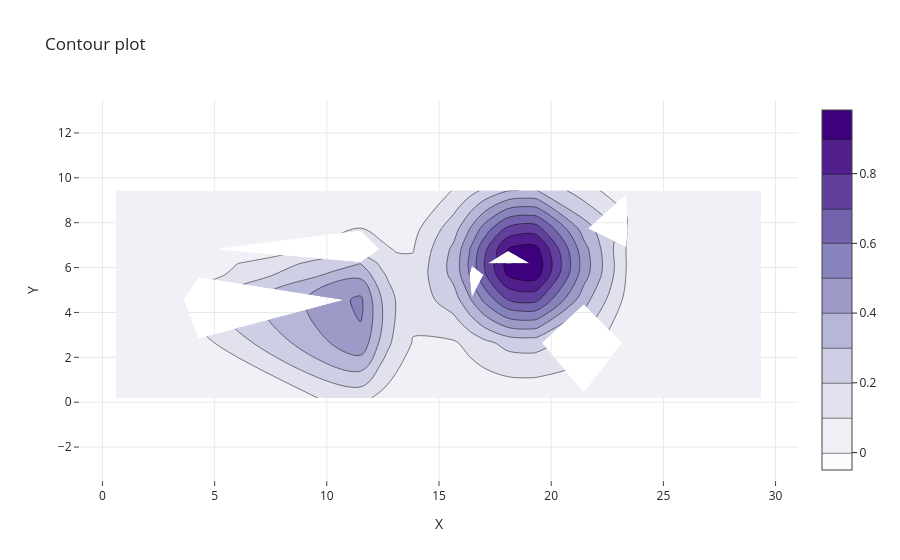

Notebook cell for this chart:
### Code cell
# 欠損箇所を設定
pp[2, 4] = np.nan
pp[6, 15] = np.nan
pp[8, 19] = np.nan
pp[7, 5] = np.nan
pp[3, 13] = np.nan
pp[1, 18] = np.nan

# Traceを作成
traces = go.Contour(
        x=xrand,
        y=yrand,
        z=pp,
        colorscale='Purples'
)       # 等高線図（欠損あり）

# Figureを作成
figure = go.Figure(traces, layout)

figure

### Figure 1 — Plotly figure (JSON) as saved in the notebook; plotly's stock layout.template omitted (floating-point values rounded to 4 significant figures; data arrays with more than 128 entries replaced by an {"elided": "..."} marker saying what was removed)
{"data": [{"colorscale": [[0, "rgb(252,251,253)"], [0.125, "rgb(239,237,245)"], [0.25, "rgb(218,218,235)"], [0.375, "rgb(188,189,220)"], [0.5, "rgb(158,154,200)"], [0.625, "rgb(128,125,186)"], [0.75, "rgb(106,81,163)"], [0.875, "rgb(84,39,143)"], [1, "rgb(63,0,125)"]], "type": "contour", "x": [0.6066, 2.131, 2.614, 3.548, 4.301, 11.5, 12.44, 12.71, 13.13, 13.84, 15.66, 15.87, 16.35, 16.46, 17.04, 18.08, 19.2, 19.38, 21.46, 23.34, 23.42, 23.75, 23.97, 24.98, 26.1, 26.75, 27.77, 28.34, 28.91, 29.36], "y": [0.1879, 2.646, 4.562, 5.684, 6.121, 6.169, 6.176, 6.818, 7.742, 9.437], "z": {"elided": "10x30 float values"}}], "layout": {"title": {"text": "Contour plot"}, "xaxis": {"constrain": "domain", "range": [-1, 31], "showgrid": true, "showline": false, "title": {"text": "X"}}, "yaxis": {"range": [-1, 11], "scaleanchor": "x", "scaleratio": 1, "title": {"text": "Y"}}}}
